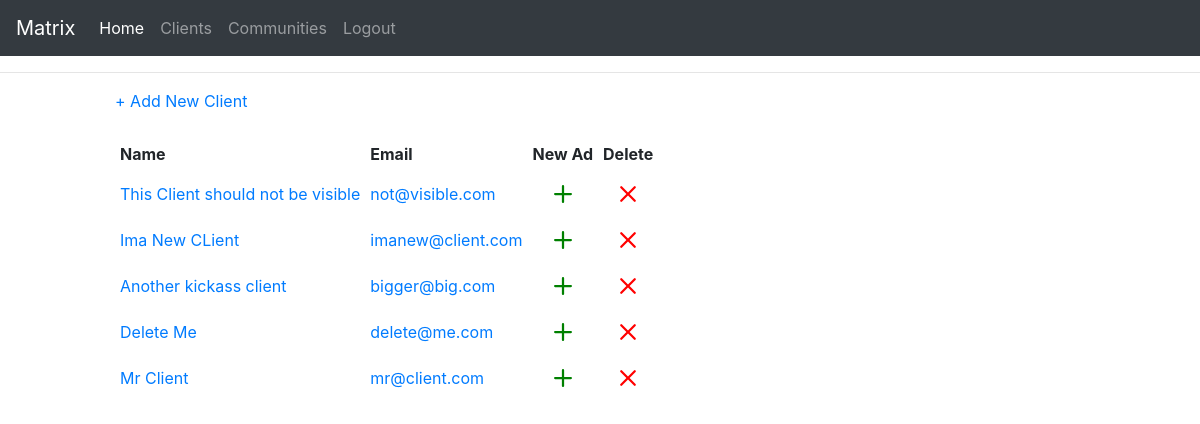
/clients (signed in), run on the app's committed database.
### app/models/client_models.py (models this page shows, shortened)
class Client(db.Model):
    __tablename__ = 'client'
    id: so.Mapped[int] = so.mapped_column(primary_key=True)
    name: so.Mapped[str] = so.mapped_column(sa.String(64))
    email: so.Mapped[str] = so.mapped_column(sa.String(120), index=True,
                                             unique=True)
    password_hash : so.Mapped[Optional[str]] = so.mapped_column(sa.String(256))
    freshbooks_id : so.Mapped[int] = so.mapped_column(default=0)
    created_ts : so.Mapped[datetime] = so.mapped_column(
        index=True, default=lambda: datetime.now(timezone.utc))
    notes: so.WriteOnlyMapped['ClientNotes'] = so.relationship(
        back_populates='client', passive_deletes=True)
    ads: so.WriteOnlyMapped['Ad'] = so.relationship(
        back_populates='client', passive_deletes=True)

### app/client_routes.py (the view)
@app.route('/')
@app.route('/clients')
@login_required
def clients():
    page = request.args.get('page', 1, type=int)
    query = sa.select(Client).order_by(Client.created_ts.desc())
    clients = db.paginate(query, page=page,
                        per_page=10, error_out=False)
    return render_template('clients.html', title='Home', clients=clients)

### app/models/user_models.py (called while the page is built)
@login.user_loader
def load_user(id):
    return db.session.get(User, int(id))

### app/templates/clients.html
{% extends "base.html" %}
{% block content %}
    <a href="{{ url_for('add_client') }}">+ Add New Client</a>
    <br><br>
    {% include '_clients.html' %}
{% endblock %}

### app/templates/_clients.html (shortened to what this page needs)
<table cellpadding="5">
    <tr>
        <th>Name</th>
        <th>Email</th>
        <th>New Ad</th>
        <th>Delete</th>
    </tr>
{% for c in clients %}
<tr>
<td><a href="{{ url_for('edit_client', id=c.id) }}">{{ c.name }}</a></td><td><a href="mailto:"{{ c.email }}>{{ c.email }}</a></td>
<td align="center">
    <a href="{{ url_for('add_ad', client_id=c.id) }}">
    <svg xmlns="http://www.w3.org/2000/svg" width="36" height="36" fill="green" class="bi bi-plus" viewBox="0 0 16 16">
        <path d="M8 4a.5.5 0 0 1 .5.5v3h3a.5.5 0 0 1 0 1h-3v3a.5.5 0 0 1-1 0v-3h-3a.5.5 0 0 1 0-1h3v-3A.5.5 0 0 1 8 4"/>
    </svg></a>
</td>
<td align="center">
<a href="{{ url_for('delete_client', id=c.id) }}"
        onclick="return confirm('Do you want to permanently delete client?');" title="Delete Client">
            <svg xmlns="http://www.w3.org/2000/svg" width="36" height="36" fill="red" class="bi bi-x" viewBox="0 0 16 16">
                <path d="M4.646 4.646a.5.5 0 0 1 .708 0L8 7.293l2.646-2.647a.5.5 0 0 1 .708.708L8.707 8l2.647 2.646a.5.5 0 0 1-.708.708L8 8.707l-2.646 2.647a.5.5 0 0 1-.708-.708L7.293 8 4.646 5.354a.5.5 0 0 1 0-.708"/>
              </svg></a>
    </td>
</tr>
{% endfor %}
</table>

### data on the page
Client: name "This Client should not be visible", email "not@visible.com"
Client: name "Ima New CLient", email "imanew@client.com"
Client: name "Another kickass client", email "bigger@big.com"
Client: name "Delete Me", email "delete@me.com"
Client: name "Mr Client", email "mr@client.com"
